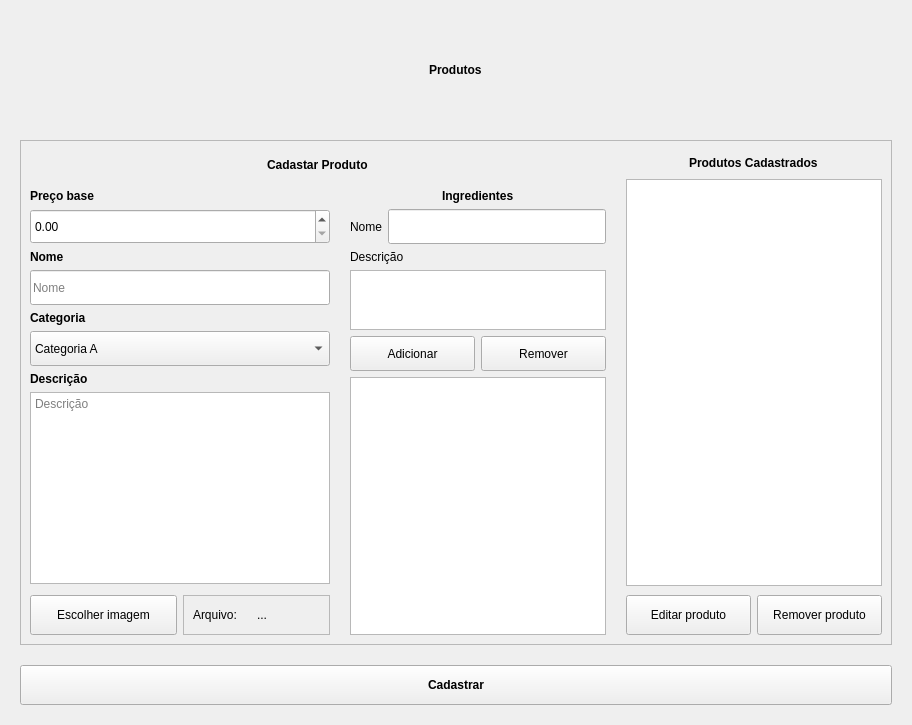
      <widget class="QWidget" name="tab_produto">
       <attribute name="title">
        <string>Produto</string>
       </attribute>
       <layout class="QVBoxLayout" name="verticalLayout_7">
        <property name="spacing">
         <number>20</number>
        </property>
        <property name="leftMargin">
         <number>20</number>
        </property>
        <property name="topMargin">
         <number>20</number>
        </property>
        <property name="rightMargin">
         <number>20</number>
        </property>
        <property name="bottomMargin">
         <number>20</number>
        </property>
        <item alignment="Qt::AlignHCenter">
         <widget class="QLabel" name="label_novo_produto">
          <property name="minimumSize">
           <size>
            <width>0</width>
            <height>100</height>
           </size>
          </property>
          <property name="font">
           <font>
            <bold>true</bold>
           </font>
          </property>
          <property name="text">
           <string>Produtos</string>
          </property>
         </widget>
        </item>
        <item>
         <widget class="QFrame" name="frame_37">
          <property name="frameShape">
           <enum>QFrame::StyledPanel</enum>
          </property>
          <property name="frameShadow">
           <enum>QFrame::Raised</enum>
          </property>
          <layout class="QHBoxLayout" name="horizontalLayout_11">
           <property name="spacing">
            <number>20</number>
           </property>
           <item>
            <widget class="QFrame" name="frame_48">
             <property name="frameShape">
              <enum>QFrame::NoFrame</enum>
             </property>
             <property name="frameShadow">
              <enum>QFrame::Raised</enum>
             </property>
             <layout class="QVBoxLayout" name="verticalLayout_35">
              <property name="spacing">
               <number>8</number>
              </property>
              <property name="leftMargin">
               <number>0</number>
              </property>
              <property name="topMargin">
               <number>8</number>
              </property>
              <property name="rightMargin">
               <number>0</number>
              </property>
              <property name="bottomMargin">
               <number>0</number>
              </property>
              <item alignment="Qt::AlignHCenter">
               <widget class="QLabel" name="label_6">
                <property name="font">
                 <font>
                  <bold>true</bold>
                 </font>
                </property>
                <property name="text">
                 <string>Cadastar Produto</string>
                </property>
               </widget>
              </item>
              <item>
               <widget class="QFrame" name="frame_47">
                <property name="frameShape">
                 <enum>QFrame::NoFrame</enum>
                </property>
                <property name="frameShadow">
                 <enum>QFrame::Raised</enum>
                </property>
                <layout class="QHBoxLayout" name="horizontalLayout_25">
                 <property name="spacing">
                  <number>20</number>
                 </property>
                 <property name="leftMargin">
                  <number>0</number>
                 </property>
                 <property name="topMargin">
                  <number>0</number>
                 </property>
                 <property name="rightMargin">
                  <number>0</number>
                 </property>
                 <property name="bottomMargin">
                  <number>0</number>
                 </property>
                 <item>
                  <widget class="QFrame" name="frame_38">
                   <property name="frameShape">
                    <enum>QFrame::NoFrame</enum>
                   </property>
                   <property name="frameShadow">
                    <enum>QFrame::Raised</enum>
                   </property>
                   <layout class="QVBoxLayout" name="verticalLayout_29">
                    <property name="spacing">
                     <number>2</number>
                    </property>
                    <property name="leftMargin">
                     <number>0</number>
                    </property>
                    <property name="topMargin">
                     <number>0</number>
                    </property>
                    <property name="rightMargin">
                     <number>0</number>
                    </property>
                    <property name="bottomMargin">
                     <number>0</number>
                    </property>
                    <item>
                     <widget class="QFrame" name="frame_6">
                      <property name="frameShape">
                       <enum>QFrame::NoFrame</enum>
                      </property>
                      <property name="frameShadow">
                       <enum>QFrame::Raised</enum>
                      </property>
                      <layout class="QHBoxLayout" name="horizontalLayout_5">
                       <property name="spacing">
                        <number>2</number>
                       </property>
                       <property name="leftMargin">
                        <number>0</number>
                       </property>
                       <property name="topMargin">
                        <number>0</number>
                       </property>
                       <property name="rightMargin">
                        <number>0</number>
                       </property>
                       <property name="bottomMargin">
                        <number>0</number>
                       </property>
                       <item>
                        <widget class="QFrame" name="frame_3">
                         <property name="minimumSize">
                          <size>
                           <width>300</width>
                           <height>0</height>
                          </size>
                         </property>
                         <property name="styleSheet">
                          <string notr="true"/>
                         </property>
                         <property name="frameShape">
                          <enum>QFrame::NoFrame</enum>
                         </property>
                         <property name="frameShadow">
                          <enum>QFrame::Raised</enum>
                         </property>
                         <layout class="QVBoxLayout" name="verticalLayout_4">
                          <property name="leftMargin">
                           <number>0</number>
                          </property>
                          <property name="rightMargin">
                           <number>0</number>
                          </property>
                          <item>
                           <widget class="QLabel" name="label_preco_produto">
                            <property name="font">
                             <font>
                              <bold>true</bold>
                             </font>
                            </property>
                            <property name="text">
                             <string>Preço base</string>
                            </property>
                           </widget>
                          </item>
                          <item>
                           <widget class="QDoubleSpinBox" name="double_spin_box_preco_produto">
                            <property name="minimumSize">
                             <size>
                              <width>0</width>
                              <height>35</height>
                             </size>
                            </property>
                           </widget>
                          </item>
                          <item>
                           <widget class="QLabel" name="label_nome_produto">
                            <property name="font">
                             <font>
                              <bold>true</bold>
                             </font>
                            </property>
                            <property name="text">
                             <string>Nome</string>
                            </property>
                           </widget>
                          </item>
                          <item>
                           <widget class="QLineEdit" name="line_edit_nome_produto">
                            <property name="minimumSize">
                             <size>
                              <width>0</width>
                              <height>35</height>
                             </size>
                            </property>
                            <property name="placeholderText">
                             <string>Nome</string>
                            </property>
                           </widget>
                          </item>
                          <item>
                           <widget class="QLabel" name="label_categoria_produto">
                            <property name="font">
                             <font>
                              <bold>true</bold>
                             </font>
                            </property>
                            <property name="text">
                             <string>Categoria</string>
                            </property>
                           </widget>
                          </item>
                          <item>
                           <widget class="QComboBox" name="combo_box_categoria_produto">
                            <property name="minimumSize">
                             <size>
                              <width>0</width>
                              <height>35</height>
                             </size>
                            </property>
                            <item>
                             <property name="text">
                              <string>Categoria A</string>
                             </property>
                            </item>
                           </widget>
                          </item>
                          <item>
                           <widget class="QLabel" name="label_descricao_produto">
                            <property name="font">
                             <font>
                              <bold>true</bold>
                             </font>
                            </property>
                            <property name="text">
                             <string>Descrição</string>
                            </property>
                           </widget>
                          </item>
                          <item>
                           <widget class="QTextEdit" name="text_edit_descricao_produto">
                            <property name="minimumSize">
                             <size>
                              <width>0</width>
                              <height>100</height>
                             </size>
                            </property>
                            <property name="placeholderText">
                             <string>Descrição</string>
                            </property>
                           </widget>
                          </item>
                         </layout>
                        </widget>
                       </item>
                      </layout>
                     </widget>
                    </item>
                    <item>
                     <widget class="QFrame" name="frame_18">
                      <property name="frameShape">
                       <enum>QFrame::NoFrame</enum>
                      </property>
                      <property name="frameShadow">
                       <enum>QFrame::Raised</enum>
                      </property>
                      <layout class="QHBoxLayout" name="horizontalLayout_2">
                       <property name="leftMargin">
                        <number>0</number>
                       </property>
                       <property name="topMargin">
                        <number>0</number>
                       </property>
                       <property name="rightMargin">
                        <number>0</number>
                       </property>
                       <property name="bottomMargin">
                        <number>0</number>
                       </property>
                       <item>
                        <widget class="QPushButton" name="push_button_escolher_imagem_produto">
                         <property name="minimumSize">
                          <size>
                           <width>0</width>
                           <height>40</height>
                          </size>
                         </property>
                         <property name="maximumSize">
                          <size>
                           <width>200</width>
                           <height>16777215</height>
                          </size>
                         </property>
                         <property name="text">
                          <string>Escolher imagem</string>
                         </property>
                        </widget>
                       </item>
                       <item>
                        <widget class="QFrame" name="frame_19">
                         <property name="maximumSize">
                          <size>
                           <width>16777215</width>
                           <height>40</height>
                          </size>
                         </property>
                         <property name="frameShape">
                          <enum>QFrame::StyledPanel</enum>
                         </property>
                         <property name="frameShadow">
                          <enum>QFrame::Raised</enum>
                         </property>
                         <layout class="QHBoxLayout" name="horizontalLayout_6">
                          <property name="spacing">
                           <number>0</number>
                          </property>
                          <property name="leftMargin">
                           <number>9</number>
                          </property>
                          <property name="topMargin">
                           <number>0</number>
                          </property>
                          <property name="rightMargin">
                           <number>9</number>
                          </property>
                          <property name="bottomMargin">
                           <number>0</number>
                          </property>
                          <item>
                           <widget class="QLabel" name="label_arquivo_produto">
                            <property name="maximumSize">
                             <size>
                              <width>16777215</width>
                              <height>30</height>
                             </size>
                            </property>
                            <property name="text">
                             <string>Arquivo:</string>
                            </property>
                           </widget>
                          </item>
                          <item>
                           <widget class="QLabel" name="label_produto_image_filename">
                            <property name="text">
                             <string>...</string>
                            </property>
                           </widget>
                          </item>
                         </layout>
                        </widget>
                       </item>
                      </layout>
                     </widget>
                    </item>
                   </layout>
                  </widget>
                 </item>
                 <item>
                  <widget class="QFrame" name="frame_7">
                   <property name="styleSheet">
                    <string notr="true"/>
                   </property>
                   <property name="frameShape">
                    <enum>QFrame::NoFrame</enum>
                   </property>
                   <property name="frameShadow">
                    <enum>QFrame::Raised</enum>
                   </property>
                   <layout class="QVBoxLayout" name="verticalLayout_10">
                    <property name="leftMargin">
                     <number>0</number>
                    </property>
                    <property name="rightMargin">
                     <number>0</number>
                    </property>
                    <property name="bottomMargin">
                     <number>0</number>
                    </property>
                    <item alignment="Qt::AlignHCenter">
                     <widget class="QLabel" name="label_ingredientes">
                      <property name="font">
                       <font>
                        <bold>true</bold>
                       </font>
                      </property>
                      <property name="text">
                       <string>Ingredientes</string>
                      </property>
                     </widget>
                    </item>
                    <item>
                     <widget class="QFrame" name="frame_17">
                      <property name="styleSheet">
                       <string notr="true">#frame_17 {  border: 0px;  }</string>
                      </property>
                      <property name="frameShape">
                       <enum>QFrame::StyledPanel</enum>
                      </property>
                      <property name="frameShadow">
                       <enum>QFrame::Raised</enum>
                      </property>
                      <layout class="QHBoxLayout" name="horizontalLayout_14">
                       <property name="spacing">
                        <number>6</number>
                       </property>
                       <property name="leftMargin">
                        <number>0</number>
                       </property>
                       <property name="topMargin">
                        <number>0</number>
                       </property>
                       <property name="rightMargin">
                        <number>0</number>
                       </property>
                       <property name="bottomMargin">
                        <number>0</number>
                       </property>
                       <item>
                        <widget class="QLabel" name="label_nome_ingrediente">
                         <property name="text">
                          <string>Nome</string>
                         </property>
                        </widget>
                       </item>
                       <item>
                        <widget class="QLineEdit" name="line_edit_nome_ingrediente">
                         <property name="minimumSize">
                          <size>
                           <width>0</width>
                           <height>35</height>
                          </size>
                         </property>
                        </widget>
                       </item>
                      </layout>
                     </widget>
                    </item>
                    <item>
                     <widget class="QLabel" name="label_descricao_ingredientes">
                      <property name="font">
                       <font>
                        <bold>false</bold>
                       </font>
                      </property>
                      <property name="text">
                       <string>Descrição</string>
                      </property>
                     </widget>
                    </item>
                    <item>
                     <widget class="QTextEdit" name="text_edit_ingrediente_descricao">
                      <property name="minimumSize">
                       <size>
                        <width>0</width>
                        <height>0</height>
                       </size>
                      </property>
                      <property name="maximumSize">
                       <size>
                        <width>16777215</width>
                        <height>60</height>
                       </size>
                      </property>
                     </widget>
                    </item>
                    <item>
                     <widget class="QFrame" name="frame_33">
                      <property name="frameShape">
                       <enum>QFrame::NoFrame</enum>
                      </property>
                      <property name="frameShadow">
                       <enum>QFrame::Raised</enum>
                      </property>
                      <layout class="QHBoxLayout" name="horizontalLayout_15">
                       <property name="leftMargin">
                        <number>0</number>
                       </property>
                       <property name="topMargin">
                        <number>0</number>
                       </property>
                       <property name="rightMargin">
                        <number>0</number>
                       </property>
                       <property name="bottomMargin">
                        <number>0</number>
                       </property>
                       <item>
                        <widget class="QPushButton" name="push_button_adicionar_ingrediente">
                         <property name="minimumSize">
                          <size>
                           <width>0</width>
                           <height>35</height>
                          </size>
                         </property>
                         <property name="font">
                          <font>
                           <bold>false</bold>
                          </font>
                         </property>
                         <property name="text">
                          <string>Adicionar</string>
                         </property>
                        </widget>
                       </item>
                       <item>
                        <widget class="QPushButton" name="push_button_remover_ingrediente">
                         <property name="minimumSize">
                          <size>
                           <width>0</width>
                           <height>35</height>
                          </size>
                         </property>
                         <property name="text">
                          <string>Remover</string>
                         </property>
                        </widget>
                       </item>
                      </layout>
                     </widget>
                    </item>
                    <item>
                     <widget class="QListView" name="list_view_ingredientes"/>
                    </item>
                   </layout>
                  </widget>
                 </item>
                </layout>
               </widget>
              </item>
             </layout>
            </widget>
           </item>
           <item>
            <widget class="QFrame" name="frame_22">
             <property name="frameShape">
              <enum>QFrame::NoFrame</enum>
             </property>
             <property name="frameShadow">
              <enum>QFrame::Raised</enum>
             </property>
             <layout class="QVBoxLayout" name="verticalLayout_19">
              <property name="spacing">
               <number>9</number>
              </property>
              <property name="leftMargin">
               <number>0</number>
              </property>
              <property name="topMargin">
               <number>6</number>
              </property>
              <property name="rightMargin">
               <number>0</number>
              </property>
              <property name="bottomMargin">
               <number>0</number>
              </property>
              <item alignment="Qt::AlignHCenter">
               <widget class="QLabel" name="label_18">
                <property name="font">
                 <font>
                  <bold>true</bold>
                 </font>
                </property>
                <property name="text">
                 <string>Produtos Cadastrados</string>
                </property>
               </widget>
              </item>
              <item>
               <widget class="QListView" name="list_view_produtos_cadastrados"/>
              </item>
              <item>
               <widget class="QFrame" name="frame_32">
                <property name="frameShape">
                 <enum>QFrame::NoFrame</enum>
                </property>
                <property name="frameShadow">
                 <enum>QFrame::Raised</enum>
                </property>
                <layout class="QHBoxLayout" name="horizontalLayout_7">
                 <property name="leftMargin">
                  <number>0</number>
                 </property>
                 <property name="topMargin">
                  <number>0</number>
                 </property>
                 <property name="rightMargin">
                  <number>0</number>
                 </property>
                 <property name="bottomMargin">
                  <number>0</number>
                 </property>
                 <item>
                  <widget class="QPushButton" name="pushButton_2">
                   <property name="minimumSize">
                    <size>
                     <width>0</width>
                     <height>40</height>
                    </size>
                   </property>
                   <property name="text">
                    <string>Editar produto</string>
                   </property>
                  </widget>
                 </item>
                 <item>
                  <widget class="QPushButton" name="push_button_remover_produto">
                   <property name="minimumSize">
                    <size>
                     <width>0</width>
                     <height>40</height>
                    </size>
                   </property>
                   <property name="text">
                    <string>Remover produto</string>
                   </property>
                  </widget>
                 </item>
                </layout>
               </widget>
              </item>
             </layout>
            </widget>
           </item>
          </layout>
         </widget>
        </item>
        <item>
         <widget class="QPushButton" name="push_button_cadastrar_produto">
          <property name="minimumSize">
           <size>
            <width>0</width>
            <height>40</height>
           </size>
          </property>
          <property name="font">
           <font>
            <bold>true</bold>
           </font>
          </property>
          <property name="text">
           <string>Cadastrar</string>
          </property>
         </widget>
        </item>
       </layout>
      </widget>
